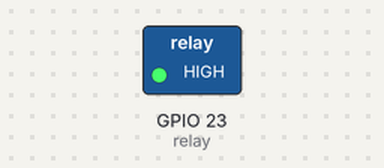
The program below on a simulated Raspberry Pi (BCM pin numbers). Shown: switched loads named in the program (green lamp = pin HIGH). Dashed ring = blinking.

Above: at 0.5 s.
Timing chart, 0 to 4.6 s (numbered marks = the images above):
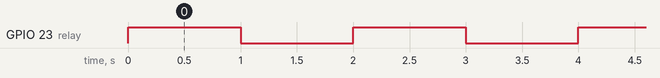

Measured:
- by itself, GPIO 23 (relay): alternates HIGH for 1.0 s and LOW for 1.0 s

The program:

relay.py
```python
#Relay digital
# VCC -> 3.3V (Pin 1)
# GND -> Ground (Pin 6)
# IN -> GPIO 23 (Pin 16)

import time
import board
import digitalio

relay = digitalio.DigitalInOut(board.D23)
relay.direction = digitalio.Direction.OUTPUT

while True:
    relay.value = True
    time.sleep(1.0)
    relay.value = False
    time.sleep(1.0)
```
